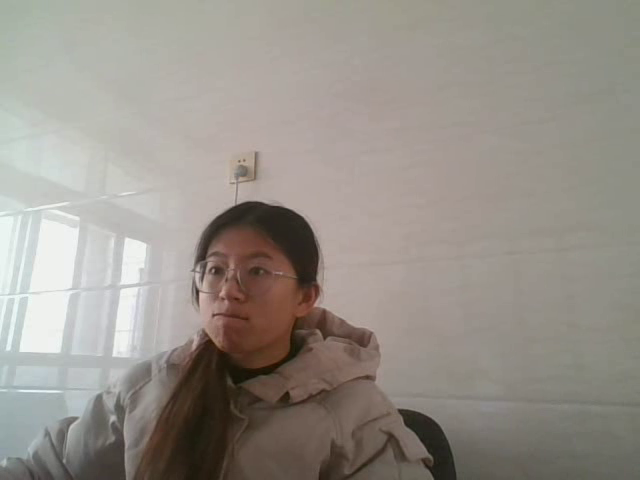
#> input picture frame 32 of Python数据读取与保存/4.opencv_demos/output.mp4, 640 x 480 px, given in place of outdoor.mp4, which was not available
$ python '7.opencv综合案例.py'
#> lines starting #> are read from the running program, lines starting #| are printed output that depends on the picture; pictures that were not available may be replaced by others from this repository, and a replacement may not be noted
import cv2
import numpy as np

def add_gaussian_noise(image):
    row, col = image.shape  # image.shape 返回一个表示图像形状的元组，具体的含义是 (height, width, channels)
    mean = 0    # 平均值
    sigma = 15   # 标准差
    gauss = np.random.normal(mean, sigma, (row, col))  # 返回一组符合高斯分布的概率密度随机数
    noisy = image + gauss
    noisy_img = np.clip(noisy, 0, 255)   # 截取函数，取值范围在0-255之间
    return noisy_img.astype(np.uint8)

# 输入和输出视频文件名
input_video = 'resources/outdoor.mp4'
output_video = 'resources/output.mp4'

cap = cv2.VideoCapture(input_video)   # VideoCapture是一个用于捕捉视频的类，它可以访问计算机的摄像头，或从视频文件中读取图像

# 获取视频的帧率和帧大小
fps = int(cap.get(cv2.CAP_PROP_FPS))
frame_width = int((cap.get(cv2.CAP_PROP_FRAME_WIDTH)))
frame_height = int(cap.get(cv2.CAP_PROP_FRAME_HEIGHT))

# 计算新的帧大小(540p)
new_height = 540
new_width = int((new_height / frame_height) * frame_width)

# 创建视频写入对象
fourcc = cv2.VideoWriter_fourcc(*'mp4v')
out = cv2.VideoWriter(output_video, fourcc, fps, (new_width, new_height), isColor=False)

while True:
    ret, frame = cap.read()
#> frame is the input picture: shape (480, 640, 3); mean B, G, R 137.9, 145.4, 151.2
    if not ret:
        break

    # 调整帧大小
    frame = cv2.resize(frame, (new_width, new_height))
#> frame: shape (540, 720, 3)

    # 转换为灰度图像
    frame = cv2.cvtColor(frame, cv2.COLOR_BGR2GRAY)
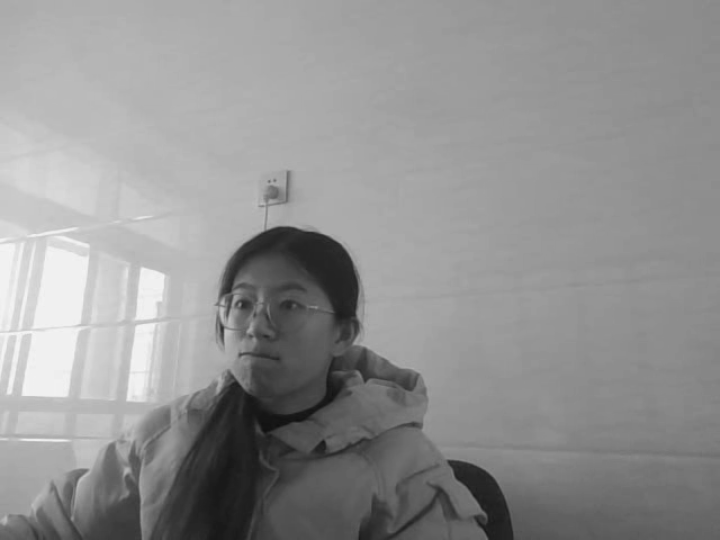
#> frame: shape (540, 720); min 16, max 247, mean 146.2

    # 水平翻转画面，filename表示需要操作的图像，flipcode表示翻转方式，若为1则表示水平翻转，若为0则表示垂直翻转，若为-1则表示水平垂直翻转
    frame = cv2.flip(frame, 1)
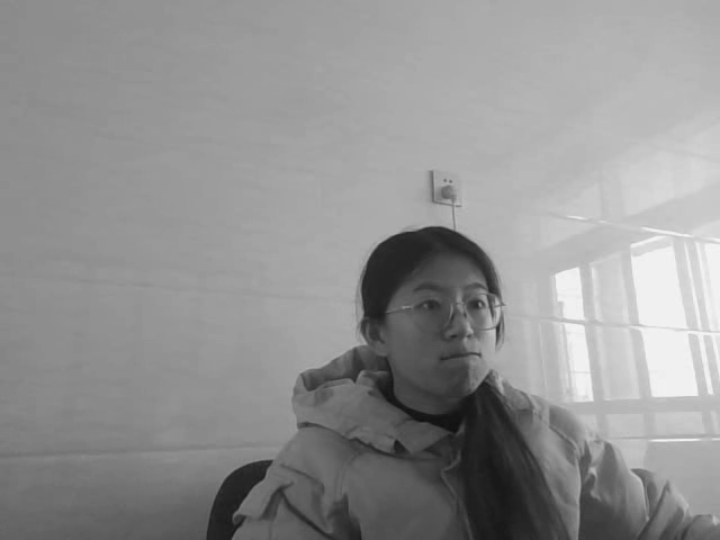
#> frame: shape (540, 720); min 16, max 247, mean 146.2

    # 添加高斯噪声
    frame = add_gaussian_noise(frame)
#> in add_gaussian_noise, `noisy = image + gauss`:
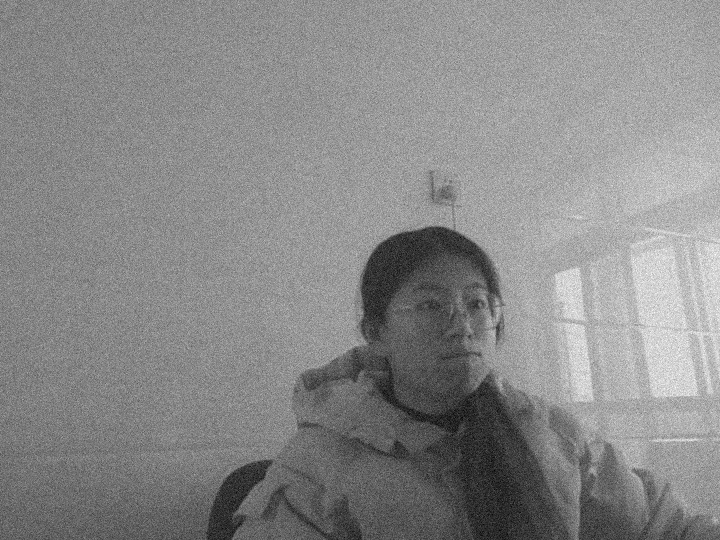
#> noisy: shape (540, 720) float64; min -26.44, max 294.5, mean 146.3; drawn with min black and max white

    # 写入输出视频
    out.write(frame)

# 释放资源
cap.release()
out.release()
cv2.destroyAllWindows()

$ run again, starting later in the video
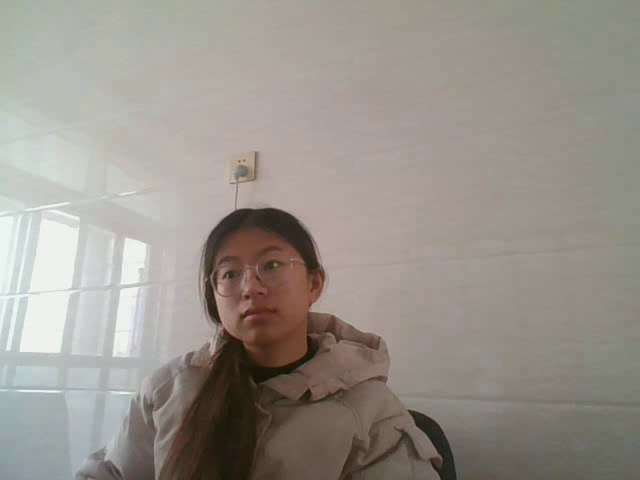
#> input picture frame 144 of Python数据读取与保存/4.opencv_demos/output.mp4, 640 x 480 px, given in place of outdoor.mp4, which was not available
#> frame is the input picture: shape (480, 640, 3); mean B, G, R 140.3, 147.7, 153.5
#> `frame = cv2.flip(frame, 1)`:
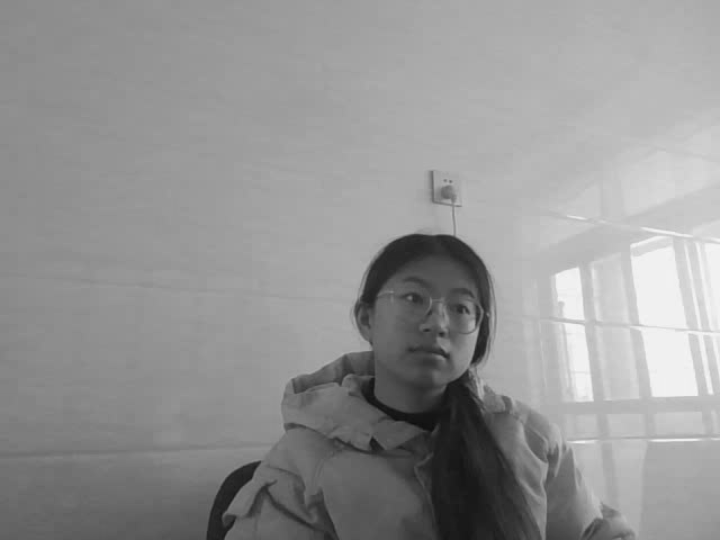
#> frame: shape (540, 720); min 13, max 248, mean 148.5
#> in add_gaussian_noise, `noisy = image + gauss`:
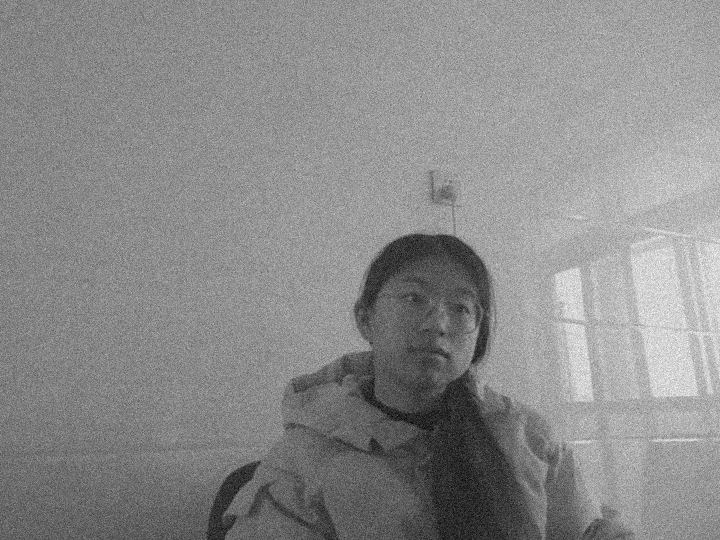
#> noisy: shape (540, 720) float64; min -26.79, max 294.5, mean 148.6; drawn with min black and max white

$ run again, starting later in the video
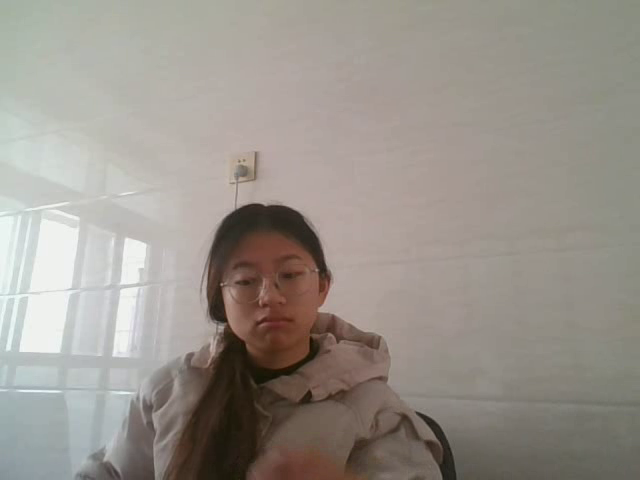
#> input picture frame 256 of Python数据读取与保存/4.opencv_demos/output.mp4, 640 x 480 px, given in place of outdoor.mp4, which was not available
#> frame is the input picture: shape (480, 640, 3); mean B, G, R 140.1, 147.5, 153.6
#> `frame = cv2.flip(frame, 1)`:
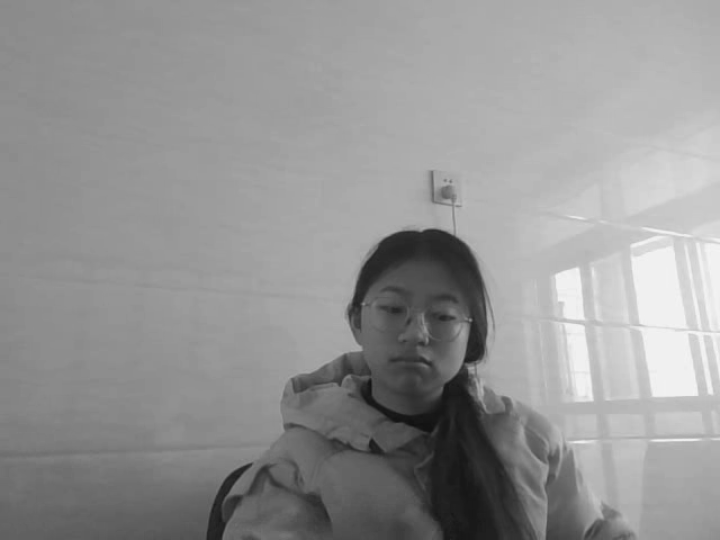
#> frame: shape (540, 720); min 15, max 247, mean 148.4
#> in add_gaussian_noise, `noisy = image + gauss`:
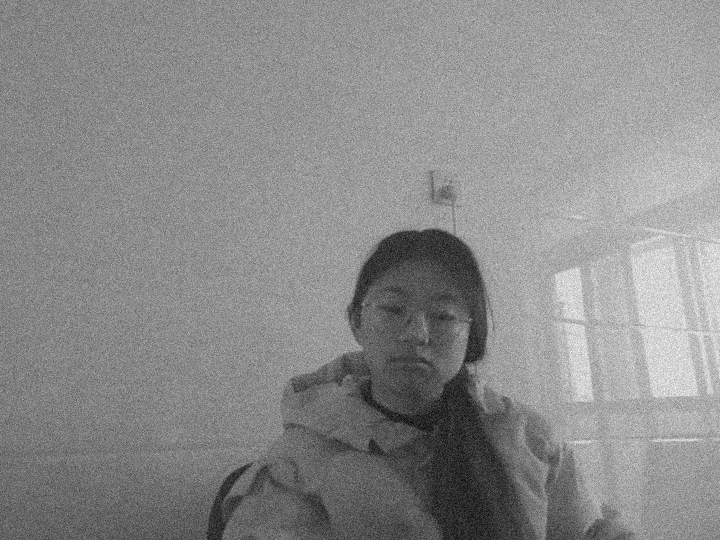
#> noisy: shape (540, 720) float64; min -26.79, max 294.5, mean 148.5; drawn with min black and max white
